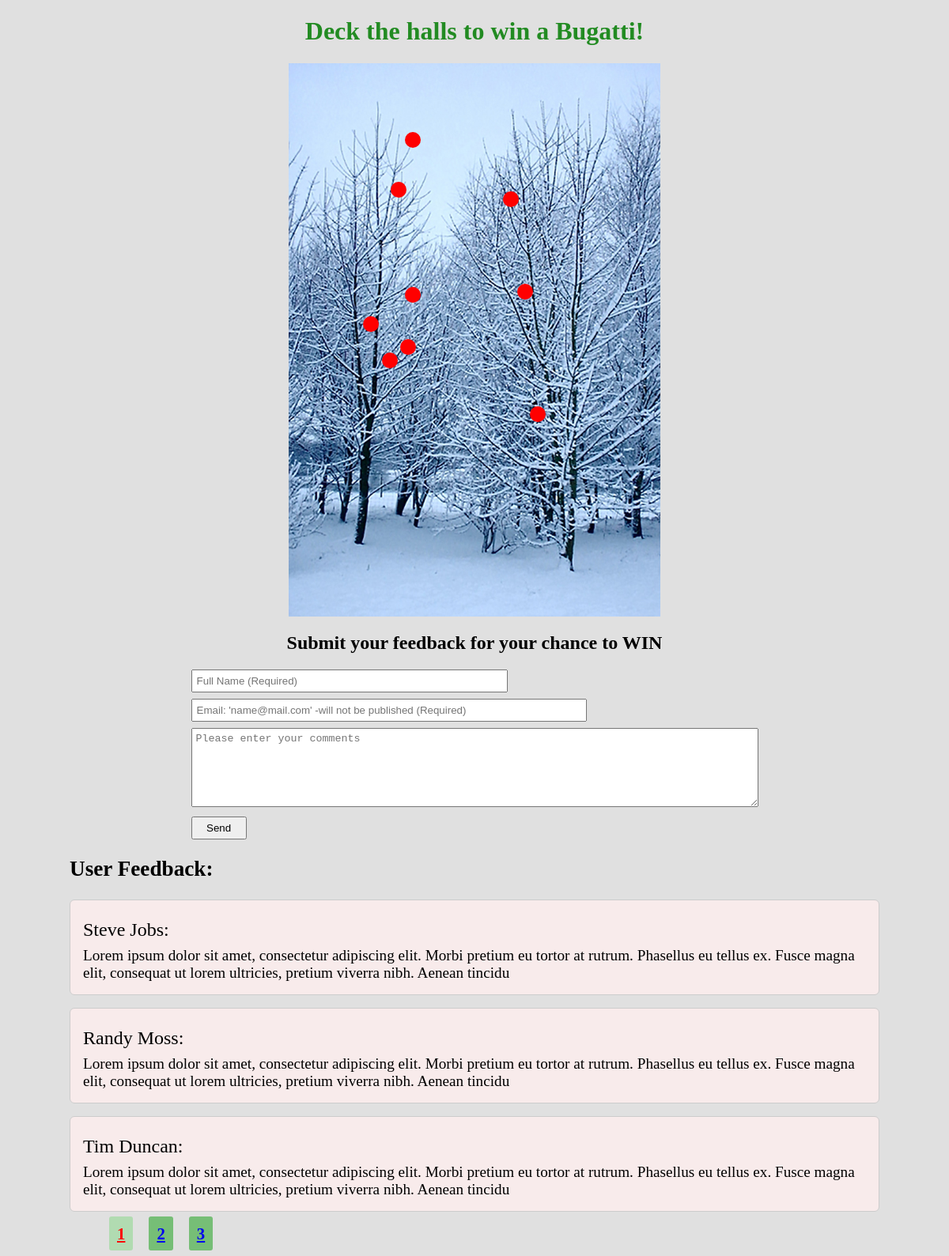
The page / on the database its author committed.
### tables this page shows
CREATE TABLE `feedback` (
  `id` int(11) NOT NULL AUTO_INCREMENT,
  `name` varchar(255) DEFAULT NULL,
  `email` varchar(255) DEFAULT NULL,
  `comment` varchar(200) DEFAULT NULL,
  PRIMARY KEY (`id`)
);

### handle-form.php (the view, shortened to what this page needs)
<?php
    function treeComments() {
        global $conn;
        $tree_comments = "";
        $check = mysqli_query($conn, "SELECT * FROM feedback");
        $sql  = mysqli_query($conn, "SELECT name, comment FROM feedback");
        if (mysqli_num_rows($check)>0 || isset($_POST["send"])) {
            while($row = mysqli_fetch_assoc($sql)) {
                $tree_comments .= "<li class='decoration'><div class='container'><div class='bulb'></div>";
                foreach ($row as $k => $v) {
                    if ($k == "name"){
                        $tree_comments .= "<div class='feedback'><p><span>Name:</span> $v </p>" ;
                    }
                    else if ($k == "comment"){
                        $tree_comments .= "<p><span>Comment:</span> $v </p></div>";
                    }
                }
                $tree_comments .="</div></li>";
            }
        }
        if(isset($tree_comments)){
                echo $tree_comments;
        }
    }
    function postComments(){
        global $conn;
        $page = isset($_GET['page']) ? (int)$_GET['page']: 1;
        $perPage = isset($_GET['per-page']) && $_GET['per-page'] <= 10 ? (int)$_GET['per-page']: 3;
        $db = new PDO('mysql:dbname=fenix-test;host=localhost', "root", "");
        $start = ($page > 1) ? ($page * $perPage) - $perPage : 0;
        $articles= $db->prepare("
            SELECT SQL_CALC_FOUND_ROWS name, email, comment
            FROM feedback
            LIMIT {$start}, {$perPage}
        ");
        $articles-> execute();
        $articles = $articles->fetchAll(PDO::FETCH_ASSOC);
        $total = $db->query("SELECT FOUND_ROWS() as total")->fetch()['total'];
        $pages = ceil($total/$perPage);
        $check = mysqli_query($conn, "SELECT * FROM feedback");
        if (mysqli_num_rows($check)>0) {
            foreach ($articles as $article) {
                echo "<div class='comment-box'>";
                echo "<p class='usrName'>".$article['name'].":</p>";
                echo "<p class='usrComment'>".$article['comment']."</p>";
                echo"</div>";
            }
            echo "<ul>";
            for ($i=1; $i<=$pages; $i++) {
                echo "<li class='pgNum'><a href ='?page=$i'";
                if ($page === $i) {
                    echo "class = 'selected'";
                }
                echo ">$i</a></li>";
            }
            echo "</ul>";
        }
    }
?>

### index.php (shortened to what this page needs)
<?php
    include("db-connect.php");
    include("handle-form.php");
?>
<!DOCTYPE html>
<html lang="en">
<head>
    <link rel="stylesheet" href="css/style.css">
</head>
<body>
   <div class="container-box">
        <h1>Deck the halls to win a Bugatti!</h1>
        <div class="bg-tree">
            <div class="box">
                <ul>
                   <?php
                        treeComments();
                    ?>
                </ul>
            </div>
        </div>
        <div class="fb-form clearfix">
            <h2>Submit your feedback for your chance to WIN</h2>
            <form class="formBox" id="usrform" action="" method="post">
               <div class="input-small">
                    <input type="text" name ="fullname" id="fullname"  placeholder="Full Name (Required)">
                    <input type="text" id="email" name="email"  placeholder="Email: 'name@mail.com' -will not be published (Required)">
                </div>
                <textarea id="comment" name="comment" form="usrform" placeholder="Please enter your comments"></textarea>
                <input type="submit" id="send" name="send" value="Send">
            </form>
        </div>
        <div class="comment-thread">
           <h2>User Feedback:</h2>
            <?php
                postComments();
            ?>
        </div>
    </div>
</body>
</html>

### css/style.css (style rules this page uses)
* { box-sizing: border-box; }
body { background: #e0e0e0; }
.container-box { width: 1024px; margin: 0 auto; }
h1 { text-align: center; color: forestgreen; }
.bg-tree { background: url("../img/tree3.jpg"); margin: 0 auto; display: block; width: 470px; height: 700px; }
.bg-tree .box { position: relative; color: white; }
.bg-tree .box ul { position: absolute; top: 0; left: 200px; list-style: none; }
.decoration { position: relative; }
.container { position: relative; z-index: 1; height:20px; width: 20px; overflow:visible; }
.bulb { background:red; width:20px; height:20px; border-radius:50%; position: relative; z-index: 2; }
.fb-form h2 { text-align: center; }
.formBox { width: 70%; margin: 0 auto; display: block; }
input { display: block; margin: 0.5rem 0; padding: 5px; }
#fullname { width: 400px; }
#email { width: 500px; }
#comment { width: 717px; height: 100px; padding: 5px; }
#send { width:70px; }
.comment-thread h2 { font-size:1.7rem; }
.comment-box { background: #f8ebeb; color: black; border:1px solid #ccc; padding:1rem; border-radius: 6px; margin-bottom: 1rem; }
.usrName { font-size:1.5rem; margin:0.5rem 0; }
.usrComment { font-size:1.2rem; margin:0; }
.comment-thread ul { list-style: none; }
.comment-thread a { padding:10px; border-radius: 3px; background: #76be76; font-size:1.3rem; font-weight: 600; }
.pgNum { margin:10px; display:inline; }
.selected { background: #b1dbb1 !important; color:red; border-radius: 5px; padding:15px; }

### rows shown on the page
feedback: name "Steve Jobs", comment "Lorem ipsum dolor sit amet, consectetur adipiscing elit. Morbi pretium eu tortor at rutrum. Phasellus eu tellus ex. Fusce magna elit, consequat ut lorem ultricies, pretium viverra nibh. Aenean tincidu"
feedback: name "Randy Moss", comment "Lorem ipsum dolor sit amet, consectetur adipiscing elit. Morbi pretium eu tortor at rutrum. Phasellus eu tellus ex. Fusce magna elit, consequat ut lorem ultricies, pretium viverra nibh. Aenean tincidu"
feedback: name "Tim Duncan", comment "Lorem ipsum dolor sit amet, consectetur adipiscing elit. Morbi pretium eu tortor at rutrum. Phasellus eu tellus ex. Fusce magna elit, consequat ut lorem ultricies, pretium viverra nibh. Aenean tincidu"
